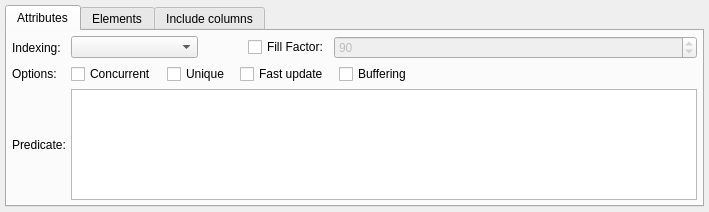
<?xml version="1.0" encoding="UTF-8"?>
<ui version="4.0">
 <class>IndexWidget</class>
 <widget class="QWidget" name="IndexWidget">
  <property name="geometry">
   <rect>
    <x>0</x>
    <y>0</y>
    <width>709</width>
    <height>212</height>
   </rect>
  </property>
  <property name="minimumSize">
   <size>
    <width>0</width>
    <height>0</height>
   </size>
  </property>
  <layout class="QGridLayout" name="index_grid">
   <property name="leftMargin">
    <number>5</number>
   </property>
   <property name="topMargin">
    <number>5</number>
   </property>
   <property name="rightMargin">
    <number>5</number>
   </property>
   <property name="bottomMargin">
    <number>5</number>
   </property>
   <property name="spacing">
    <number>10</number>
   </property>
   <item row="0" column="0">
    <widget class="QTabWidget" name="attributes_tbw">
     <property name="currentIndex">
      <number>0</number>
     </property>
     <widget class="QWidget" name="tab_3">
      <attribute name="title">
       <string>Attributes</string>
      </attribute>
      <layout class="QGridLayout" name="gridLayout_2">
       <property name="leftMargin">
        <number>5</number>
       </property>
       <property name="topMargin">
        <number>5</number>
       </property>
       <property name="rightMargin">
        <number>5</number>
       </property>
       <property name="bottomMargin">
        <number>5</number>
       </property>
       <property name="spacing">
        <number>5</number>
       </property>
       <item row="0" column="0">
        <widget class="QLabel" name="indexing_lbl">
         <property name="sizePolicy">
          <sizepolicy hsizetype="Preferred" vsizetype="Preferred">
           <horstretch>0</horstretch>
           <verstretch>0</verstretch>
          </sizepolicy>
         </property>
         <property name="minimumSize">
          <size>
           <width>0</width>
           <height>0</height>
          </size>
         </property>
         <property name="maximumSize">
          <size>
           <width>16777215</width>
           <height>16777215</height>
          </size>
         </property>
         <property name="font">
          <font>
           <weight>50</weight>
           <italic>false</italic>
           <bold>false</bold>
          </font>
         </property>
         <property name="text">
          <string>Indexing:</string>
         </property>
        </widget>
       </item>
       <item row="0" column="1">
        <widget class="QComboBox" name="indexing_cmb">
         <property name="sizePolicy">
          <sizepolicy hsizetype="Fixed" vsizetype="Fixed">
           <horstretch>0</horstretch>
           <verstretch>0</verstretch>
          </sizepolicy>
         </property>
         <property name="minimumSize">
          <size>
           <width>127</width>
           <height>0</height>
          </size>
         </property>
         <property name="maximumSize">
          <size>
           <width>127</width>
           <height>16777215</height>
          </size>
         </property>
        </widget>
       </item>
       <item row="0" column="2">
        <spacer name="horizontalSpacer">
         <property name="orientation">
          <enum>Qt::Horizontal</enum>
         </property>
         <property name="sizeType">
          <enum>QSizePolicy::Fixed</enum>
         </property>
         <property name="sizeHint" stdset="0">
          <size>
           <width>40</width>
           <height>20</height>
          </size>
         </property>
        </spacer>
       </item>
       <item row="0" column="3">
        <widget class="QCheckBox" name="fill_factor_chk">
         <property name="text">
          <string>Fill Factor:</string>
         </property>
        </widget>
       </item>
       <item row="0" column="4">
        <widget class="QSpinBox" name="fill_factor_sb">
         <property name="enabled">
          <bool>false</bool>
         </property>
         <property name="sizePolicy">
          <sizepolicy hsizetype="Expanding" vsizetype="Fixed">
           <horstretch>0</horstretch>
           <verstretch>0</verstretch>
          </sizepolicy>
         </property>
         <property name="minimumSize">
          <size>
           <width>110</width>
           <height>0</height>
          </size>
         </property>
         <property name="maximumSize">
          <size>
           <width>16777215</width>
           <height>16777215</height>
          </size>
         </property>
         <property name="minimum">
          <number>10</number>
         </property>
         <property name="maximum">
          <number>100</number>
         </property>
         <property name="value">
          <number>90</number>
         </property>
        </widget>
       </item>
       <item row="1" column="0">
        <widget class="QLabel" name="options_lbl">
         <property name="sizePolicy">
          <sizepolicy hsizetype="Preferred" vsizetype="Fixed">
           <horstretch>0</horstretch>
           <verstretch>0</verstretch>
          </sizepolicy>
         </property>
         <property name="minimumSize">
          <size>
           <width>0</width>
           <height>0</height>
          </size>
         </property>
         <property name="maximumSize">
          <size>
           <width>16777215</width>
           <height>16777215</height>
          </size>
         </property>
         <property name="text">
          <string>Options:</string>
         </property>
        </widget>
       </item>
       <item row="1" column="1" colspan="4">
        <layout class="QHBoxLayout" name="horizontalLayout_2">
         <property name="spacing">
          <number>10</number>
         </property>
         <item>
          <widget class="QCheckBox" name="concurrent_chk">
           <property name="sizePolicy">
            <sizepolicy hsizetype="Preferred" vsizetype="Preferred">
             <horstretch>0</horstretch>
             <verstretch>0</verstretch>
            </sizepolicy>
           </property>
           <property name="minimumSize">
            <size>
             <width>0</width>
             <height>0</height>
            </size>
           </property>
           <property name="maximumSize">
            <size>
             <width>16777215</width>
             <height>16777215</height>
            </size>
           </property>
           <property name="text">
            <string>Concurrent</string>
           </property>
          </widget>
         </item>
         <item>
          <widget class="QCheckBox" name="unique_chk">
           <property name="sizePolicy">
            <sizepolicy hsizetype="Preferred" vsizetype="Fixed">
             <horstretch>0</horstretch>
             <verstretch>0</verstretch>
            </sizepolicy>
           </property>
           <property name="minimumSize">
            <size>
             <width>0</width>
             <height>0</height>
            </size>
           </property>
           <property name="maximumSize">
            <size>
             <width>16777215</width>
             <height>16777215</height>
            </size>
           </property>
           <property name="text">
            <string>Unique</string>
           </property>
          </widget>
         </item>
         <item>
          <widget class="QCheckBox" name="fast_update_chk">
           <property name="sizePolicy">
            <sizepolicy hsizetype="Preferred" vsizetype="Fixed">
             <horstretch>0</horstretch>
             <verstretch>0</verstretch>
            </sizepolicy>
           </property>
           <property name="minimumSize">
            <size>
             <width>0</width>
             <height>0</height>
            </size>
           </property>
           <property name="maximumSize">
            <size>
             <width>16777215</width>
             <height>16777215</height>
            </size>
           </property>
           <property name="text">
            <string>Fast update</string>
           </property>
          </widget>
         </item>
         <item>
          <widget class="QCheckBox" name="buffering_chk">
           <property name="sizePolicy">
            <sizepolicy hsizetype="Expanding" vsizetype="Fixed">
             <horstretch>0</horstretch>
             <verstretch>0</verstretch>
            </sizepolicy>
           </property>
           <property name="text">
            <string>Buffering</string>
           </property>
          </widget>
         </item>
        </layout>
       </item>
       <item row="2" column="0">
        <widget class="QLabel" name="predicate_lbl">
         <property name="sizePolicy">
          <sizepolicy hsizetype="Preferred" vsizetype="Preferred">
           <horstretch>0</horstretch>
           <verstretch>0</verstretch>
          </sizepolicy>
         </property>
         <property name="minimumSize">
          <size>
           <width>0</width>
           <height>0</height>
          </size>
         </property>
         <property name="maximumSize">
          <size>
           <width>16777215</width>
           <height>16777215</height>
          </size>
         </property>
         <property name="text">
          <string>Predicate:</string>
         </property>
        </widget>
       </item>
       <item row="2" column="1" colspan="4">
        <widget class="QPlainTextEdit" name="predicate_txt">
         <property name="sizePolicy">
          <sizepolicy hsizetype="Expanding" vsizetype="Expanding">
           <horstretch>0</horstretch>
           <verstretch>0</verstretch>
          </sizepolicy>
         </property>
         <property name="minimumSize">
          <size>
           <width>0</width>
           <height>50</height>
          </size>
         </property>
         <property name="maximumSize">
          <size>
           <width>16777215</width>
           <height>16777215</height>
          </size>
         </property>
         <property name="frameShadow">
          <enum>QFrame::Sunken</enum>
         </property>
         <property name="lineWidth">
          <number>1</number>
         </property>
         <property name="midLineWidth">
          <number>0</number>
         </property>
         <property name="verticalScrollBarPolicy">
          <enum>Qt::ScrollBarAsNeeded</enum>
         </property>
         <property name="horizontalScrollBarPolicy">
          <enum>Qt::ScrollBarAsNeeded</enum>
         </property>
        </widget>
       </item>
      </layout>
     </widget>
     <widget class="QWidget" name="tab_4">
      <attribute name="title">
       <string>Elements</string>
      </attribute>
     </widget>
     <widget class="QWidget" name="tab">
      <attribute name="title">
       <string>Include columns</string>
      </attribute>
     </widget>
    </widget>
   </item>
  </layout>
 </widget>
 <tabstops>
  <tabstop>attributes_tbw</tabstop>
  <tabstop>indexing_cmb</tabstop>
  <tabstop>fill_factor_chk</tabstop>
  <tabstop>fill_factor_sb</tabstop>
  <tabstop>concurrent_chk</tabstop>
  <tabstop>unique_chk</tabstop>
  <tabstop>fast_update_chk</tabstop>
  <tabstop>predicate_txt</tabstop>
 </tabstops>
 <resources/>
 <connections/>
</ui>
